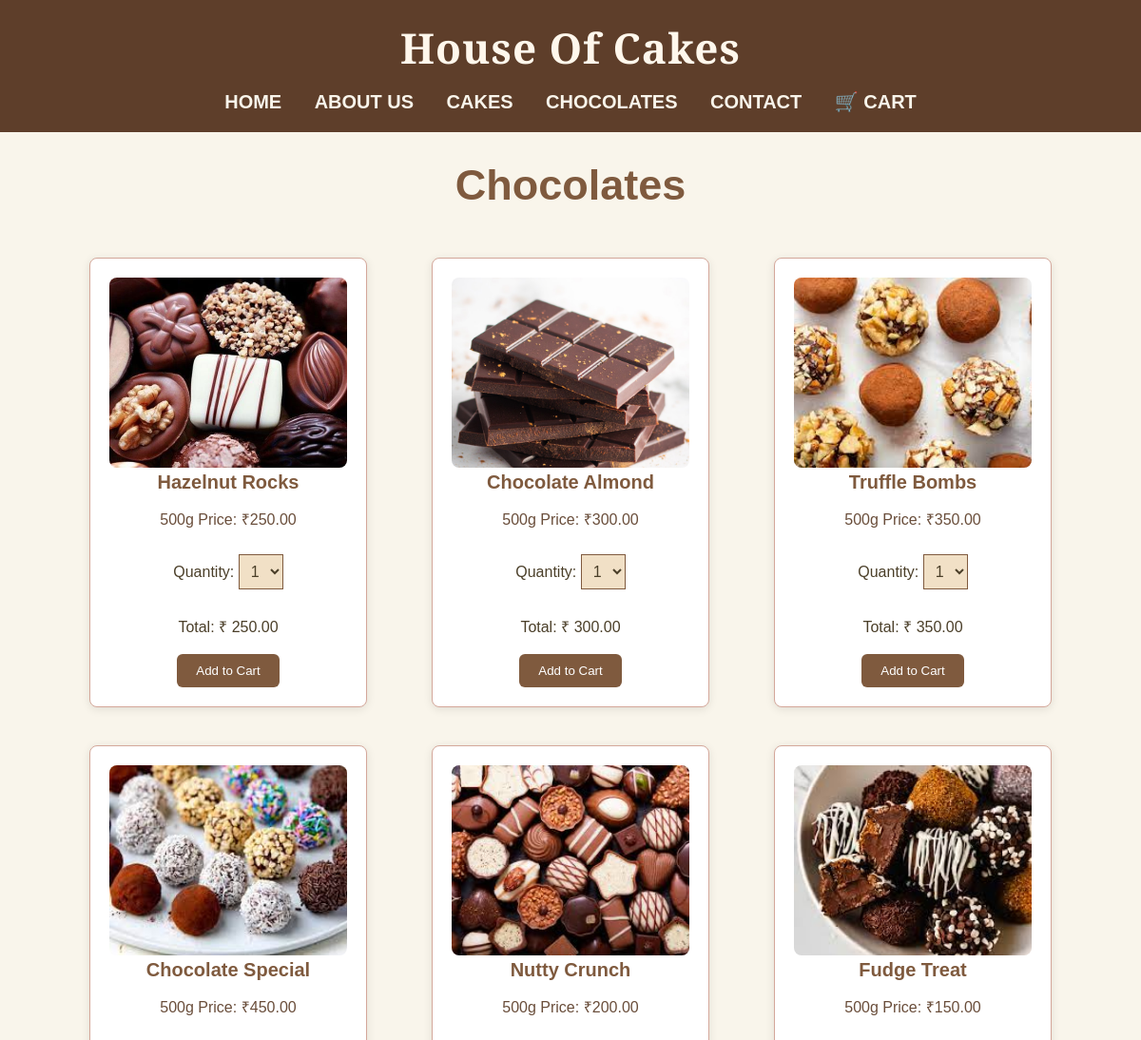
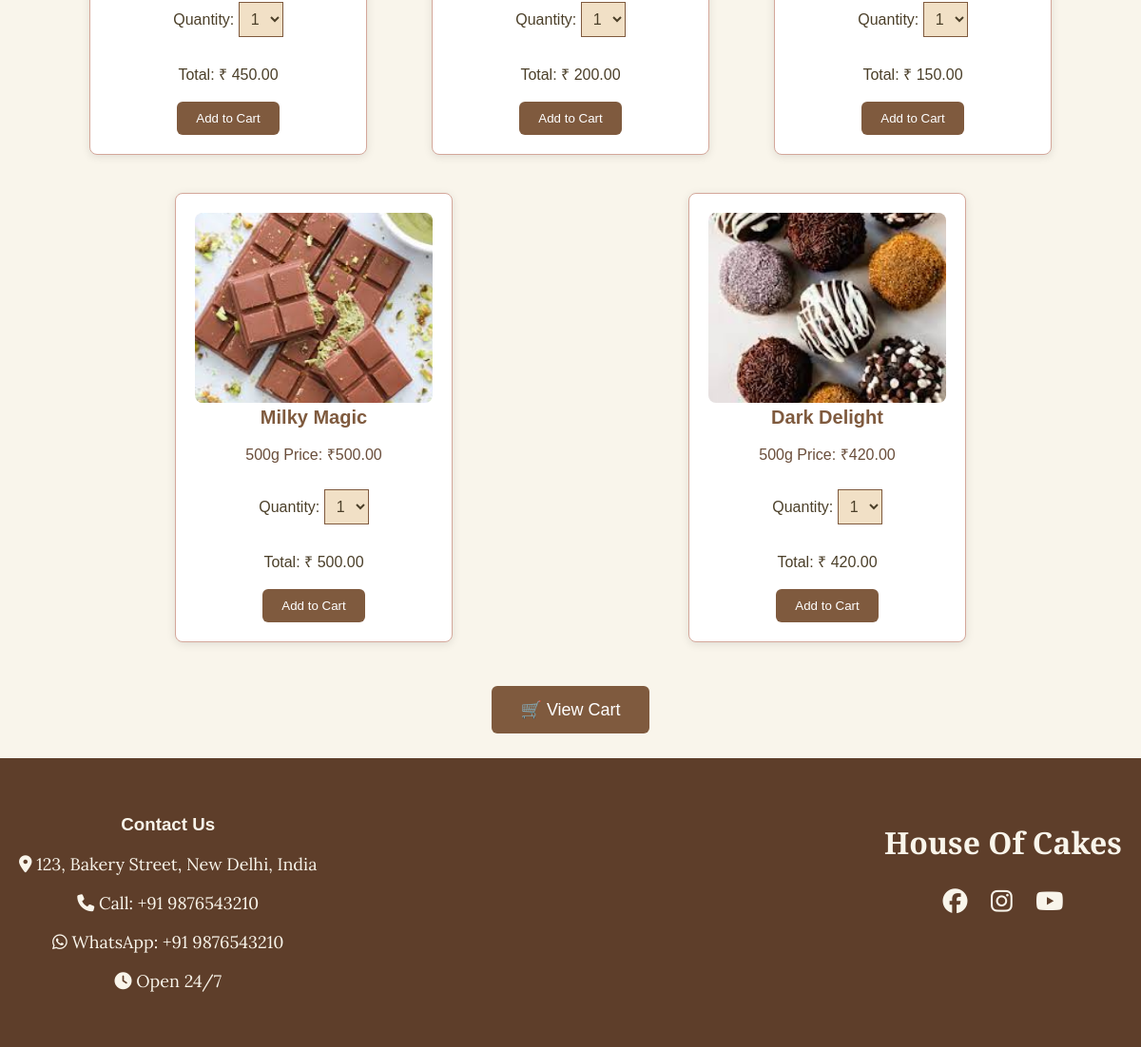
Screenshot of /house_of_cakes/choclates.php with the database file from the repository (2 pictures, top to bottom).
### tables this page shows
CREATE TABLE `chocolate` (
  `id` int(11) NOT NULL,
  `name` varchar(100) NOT NULL,
  `image` varchar(100) NOT NULL,
  `price` decimal(10,2) NOT NULL
);

### house_of_cakes/choclates.php (the view, shortened to what this page needs)
<?php
$title = "House Of Cakes";
$conn = new mysqli("localhost", "root", "", "cake_website");
$pcake_result = $conn->query("SELECT * FROM chocolate");
?>
<!DOCTYPE html>
<html lang="en">
<head>
    <link rel="stylesheet" href="choclates.css">
    <link rel="stylesheet" href="https://cdnjs.cloudflare.com/ajax/libs/font-awesome/6.4.2/css/all.min.css">
</head>
<body>
<header>
    <div class="navbar">
        <h1><?php echo $title; ?></h1>
        <nav>
            <ul>
                <li><a href="index.php">HOME</a></li>
                <li><a href="about.php">ABOUT US</a></li>
                <li><a href="cakes.php">CAKES</a></li>
                <li><a class="active" href="chocolates.php">CHOCOLATES</a></li>
                <li><a href="contact.php">CONTACT</a></li>
                <li><a href="cart.php">🛒 CART</a></li>
            </ul>
        </nav>
    </div>
</header>
<h1>Chocolates</h1>
<div class="container">
    <?php while ($pcake = $pcake_result->fetch_assoc()) { ?>
    <div class="cake-box">
        <img src="image1/<?php echo $pcake['image']; ?>" class="cake-img">
        <b><?php echo $pcake['name']; ?></b><br>
        <p>500g Price: ₹<?php echo $pcake['price']; ?></p>
        <form method="POST"
              onsubmit="return validateForm(<?php echo $pcake['id']; ?>)">
            <label>Quantity:</label>
            <select name="quantity" id="quantity_<?php echo $pcake['id']; ?>"
                onchange="updateTotal(<?php echo $pcake['id']; ?>, <?php echo $pcake['price']; ?>)">
                <?php for ($i = 1; $i <= 5; $i++) { ?>
                    <option value="<?php echo $i; ?>"><?php echo $i; ?></option>
                <?php } ?>
            </select><br><br>
            Total: ₹<span id="total_<?php echo $pcake['id']; ?>">
                <?php echo $pcake['price']; ?>
            </span><br><br>
            <button type="submit">Add to Cart</button>
        </form>
    </div>
    <?php } ?>
</div>
<div class="cart-box">
    <a href="cart.php">🛒 View Cart</a>
</div>
</body>
<footer>
  <div class="footer-container">
    <div class="footer-left">
      <h3>Contact Us</h3>
      <p><i class="fas fa-map-marker-alt"></i> 123, Bakery Street, New Delhi, India</p>
      <p><i class="fas fa-phone"></i> Call: +91 9876543210</p>
      <p><i class="fab fa-whatsapp"></i> WhatsApp: +91 9876543210</p>
      <p><i class="fas fa-clock"></i> Open 24/7</p>
    </div>
    <div class="footer-right">
      <h2>House Of Cakes</h2>
      <div class="social-icons">
        <a href="https://www.facebook.com" target="_blank"><i class="fab fa-facebook"></i></a>
        <a href="https://www.instagram.com/cruffinindia/#" target="_blank"><i class="fab fa-instagram"></i></a>
        <a href="https://www.youtube.com/@CruffinPremium" target="_blank"><i class="fab fa-youtube"></i></a>
      </div>
    </div>
  </div>
</footer>
</html>

### house_of_cakes/choclates.css (style rules this page uses)
body { font-family: 'Poppins', sans-serif; margin: 0; padding: 0; background-color: #f9f5eb; color: #3b2c1e; }
header { background-color: #5e3e2a; padding: 20px 0; text-align: center; }
.navbar h1 { font-size: 44px; margin: 0; color: #fff7ec; font-family: 'Playfair Display', serif; letter-spacing: 1px; }
.navbar nav ul { list-style: none; padding: 0; margin: 15px 0 0; }
.navbar nav ul li { display: inline; margin: 0 15px; }
.navbar nav ul li a { text-decoration: none; color: #f9f5eb; font-size: 20px; font-weight: 600; transition: color 0.3s ease; }
body { font-family: Arial, sans-serif; background-color: #f9f5eb; color: #4b3f29; margin: 0; padding: 0; }
h1 { text-align: center; color: #7f5a3e; margin-top: 30px; font-size: 45px; }
.container { width: 90%; margin: 0 auto; display: flex; flex-wrap: wrap; justify-content: space-around; }
.cake-box { background-color: #ffffff; padding: 20px; margin: 20px; border: 1px solid #d4a79a; border-radius: 8px; box-shadow: 0 2px 10px rgba(0, 0, 0, 0.1); width: 250px; text-align: center; transition: all 0.3s ease; }
.cake-img { width: 100%; height: 200px; object-fit: cover; border-radius: 8px; }
.cake-box b { font-size: 20px; color: #7f5a3e; margin: 10px 0; }
.cake-box p { color: #6a4e3b; }
.cake-box select { padding: 8px; font-size: 16px; margin: 10px 0; background-color: #f1e0c6; border: 1px solid #7f5a3e; color: #4b3f29; }
.cake-box button { background-color: #7f5a3e; color: white; padding: 10px 20px; border: none; border-radius: 6px; cursor: pointer; transition: background-color 0.3s ease; }
.cart-box { text-align: center; margin-top: 40px; margin-bottom: 40px; }
.cart-box a { text-decoration: none; background-color: #7f5a3e; color: white; padding: 15px 30px; border-radius: 6px; font-size: 18px; transition: background-color 0.3s ease; }
footer { background-color: #5e3e2a; color: #f9f5eb; text-align: center; padding: 40px 20px; }
.footer-container { display: flex; flex-wrap: wrap; justify-content: space-between; gap: 20px; }
.footer-left p { font-size: 18px; font-family: 'Lora', serif; }
.footer-right h2 { font-size: 32px; font-family: 'Playfair Display', serif; }
.social-icons a { font-size: 26px; margin: 0 10px; color: #f9f5eb; transition: color 0.3s ease; }

### rows the page displays
chocolate: image (picture), name "Hazelnut Rocks", price "250.00", quantity "1"
chocolate: image (picture), name "Chocolate Almond", price "300.00", quantity "1"
chocolate: image (picture), name "Truffle Bombs", price "350.00", quantity "1"
chocolate: image (picture), name "Chocolate Special", price "450.00", quantity "1"
chocolate: image (picture), name "Nutty Crunch", price "200.00", quantity "1"
chocolate: image (picture), name "Fudge Treat", price "150.00", quantity "1"
chocolate: image (picture), name "Milky Magic", price "500.00", quantity "1"
chocolate: image (picture), name "Dark Delight", price "420.00", quantity "1"

### other values shown
$title "House Of Cakes"
